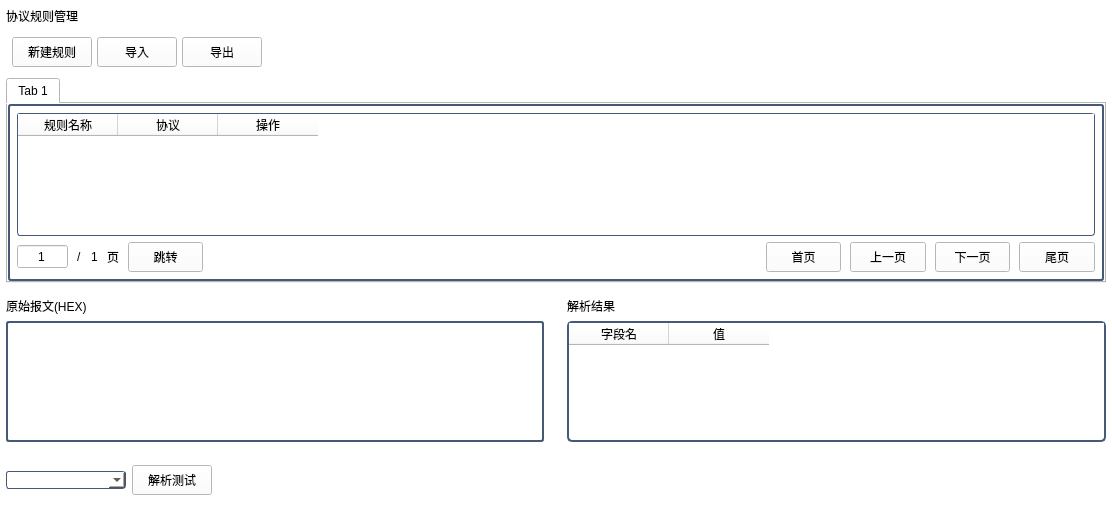
<?xml version="1.0" encoding="UTF-8"?>
<ui version="4.0">
 <class>wid_rulwindow</class>
 <widget class="QWidget" name="wid_rulwindow">
  <property name="geometry">
   <rect>
    <x>0</x>
    <y>0</y>
    <width>1112</width>
    <height>510</height>
   </rect>
  </property>
  <property name="windowTitle">
   <string>Form</string>
  </property>
  <property name="styleSheet">
   <string notr="true">background-color: rgb(255,255,255);</string>
  </property>
  <layout class="QGridLayout" name="gridLayout_2">
   <property name="leftMargin">
    <number>0</number>
   </property>
   <property name="topMargin">
    <number>0</number>
   </property>
   <property name="rightMargin">
    <number>0</number>
   </property>
   <property name="bottomMargin">
    <number>0</number>
   </property>
   <property name="spacing">
    <number>0</number>
   </property>
   <item row="0" column="0">
    <widget class="QWidget" name="wid_rul_2" native="true">
     <property name="styleSheet">
      <string notr="true">#wid_rul{
background-color: rgb(0,0,0);
border:1px solid rgb(70,90,120);
border-radius:2px;
}
</string>
     </property>
     <layout class="QGridLayout" name="gridLayout">
      <property name="leftMargin">
       <number>6</number>
      </property>
      <property name="topMargin">
       <number>6</number>
      </property>
      <property name="rightMargin">
       <number>6</number>
      </property>
      <property name="bottomMargin">
       <number>6</number>
      </property>
      <property name="spacing">
       <number>5</number>
      </property>
      <item row="3" column="0">
       <widget class="QWidget" name="wid_textEdit1" native="true">
        <property name="styleSheet">
         <string notr="true">background-color: rgb(255,255,255);</string>
        </property>
        <layout class="QGridLayout" name="gridLayout_10">
         <property name="leftMargin">
          <number>0</number>
         </property>
         <property name="rightMargin">
          <number>9</number>
         </property>
         <item row="0" column="0">
          <widget class="QLabel" name="label_3">
           <property name="styleSheet">
            <string notr="true">background-color: rgb(255,255,255);
color: rgb(0,0,0);
font: 75 11pt &quot;微软雅黑&quot;;</string>
           </property>
           <property name="text">
            <string>原始报文(HEX)</string>
           </property>
          </widget>
         </item>
         <item row="1" column="0">
          <widget class="QPlainTextEdit" name="plainTextEdit">
           <property name="styleSheet">
            <string notr="true">border:2px solid rgb(70,90,120);
color: rgb(146, 182, 202);
border-radius:3px;
font: 75 11pt &quot;微软雅黑&quot;;
background-color: rgb(255,255,255);</string>
           </property>
          </widget>
         </item>
        </layout>
       </widget>
      </item>
      <item row="4" column="0" colspan="2">
       <widget class="QWidget" name="widget_2" native="true">
        <layout class="QGridLayout" name="gridLayout_13">
         <property name="leftMargin">
          <number>0</number>
         </property>
         <property name="rightMargin">
          <number>0</number>
         </property>
         <item row="0" column="1">
          <widget class="QPushButton" name="pushButton">
           <property name="minimumSize">
            <size>
             <width>75</width>
             <height>30</height>
            </size>
           </property>
           <property name="styleSheet">
            <string notr="true">QPushButton{
border:1px solid rgb(70,90,120);
color: rgb(255, 255, 255);
border-radius:3px;
font: 75 11pt &quot;微软雅黑&quot;;
background-color: rgb(153,217,234);
}
QPushButton:hover{
color: rgb(25, 118, 210);
background-color: rgb(227, 236, 255);
};</string>
           </property>
           <property name="text">
            <string>解析测试</string>
           </property>
          </widget>
         </item>
         <item row="0" column="3">
          <spacer name="horizontalSpacer_4">
           <property name="orientation">
            <enum>Qt::Horizontal</enum>
           </property>
           <property name="sizeHint" stdset="0">
            <size>
             <width>598</width>
             <height>20</height>
            </size>
           </property>
          </spacer>
         </item>
         <item row="0" column="0">
          <widget class="QComboBox" name="comboBox_rulist">
           <property name="minimumSize">
            <size>
             <width>120</width>
             <height>0</height>
            </size>
           </property>
           <property name="styleSheet">
            <string notr="true">border:1px solid rgb(70,90,120);
color: rgb(0,0,0);
border-radius:3px;
font: 75 11pt &quot;微软雅黑&quot;;
background-color: rgb(255,255,255);</string>
           </property>
          </widget>
         </item>
        </layout>
       </widget>
      </item>
      <item row="3" column="1">
       <widget class="QWidget" name="wid_textEdit2" native="true">
        <property name="styleSheet">
         <string notr="true">background-color: rgb(255,255,255);</string>
        </property>
        <layout class="QGridLayout" name="gridLayout_11">
         <property name="rightMargin">
          <number>0</number>
         </property>
         <item row="0" column="0">
          <widget class="QLabel" name="label_4">
           <property name="styleSheet">
            <string notr="true">background-color: rgb(255,255,255);
color: rgb(0,0,0);
font: 75 11pt &quot;微软雅黑&quot;;</string>
           </property>
           <property name="text">
            <string>解析结果</string>
           </property>
          </widget>
         </item>
         <item row="1" column="0">
          <widget class="QTableWidget" name="tableWidget">
           <property name="styleSheet">
            <string notr="true">#tableWidget{
background-color: rgb(255,255,255);
border-left:2px solid rgb(70,90,120);
border-right:2px solid rgb(70,90,120);
border-bottom:2px solid rgb(70,90,120);
border-top:2px solid rgb(70,90,120);
border-radius:5px;
font: 75 11pt &quot;微软雅黑&quot;;
color: rgb(0,0,0);
gridline-color:rgb(70,90,120);
}
Qtablewidget::item{
border:1px solid rgb(70,90,120);
color: rgb(0,0,0);
background-color: rgb(255,255,255);
}</string>
           </property>
           <column>
            <property name="text">
             <string>字段名</string>
            </property>
           </column>
           <column>
            <property name="text">
             <string>值</string>
            </property>
           </column>
          </widget>
         </item>
        </layout>
       </widget>
      </item>
      <item row="0" column="0" colspan="2">
       <layout class="QGridLayout" name="gridLayout_7">
        <property name="spacing">
         <number>0</number>
        </property>
        <item row="0" column="0">
         <widget class="QLabel" name="label_2">
          <property name="styleSheet">
           <string notr="true">color: rgb(0, 0, 0);
font: 75 14pt &quot;微软雅黑&quot;;</string>
          </property>
          <property name="text">
           <string>协议规则管理</string>
          </property>
         </widget>
        </item>
        <item row="0" column="1">
         <spacer name="horizontalSpacer_2">
          <property name="orientation">
           <enum>Qt::Horizontal</enum>
          </property>
          <property name="sizeHint" stdset="0">
           <size>
            <width>40</width>
            <height>20</height>
           </size>
          </property>
         </spacer>
        </item>
       </layout>
      </item>
      <item row="1" column="0" colspan="2">
       <layout class="QGridLayout" name="gridLayout_9">
        <property name="leftMargin">
         <number>6</number>
        </property>
        <property name="topMargin">
         <number>6</number>
        </property>
        <property name="rightMargin">
         <number>6</number>
        </property>
        <property name="bottomMargin">
         <number>6</number>
        </property>
        <item row="0" column="2">
         <widget class="QPushButton" name="pbtn_export">
          <property name="minimumSize">
           <size>
            <width>55</width>
            <height>30</height>
           </size>
          </property>
          <property name="styleSheet">
           <string notr="true">QPushButton{
border:1px solid rgb(70,90,120);
color: rgb(146, 182, 202);
border-radius:3px;
font: 75 11pt &quot;微软雅黑&quot;;
background-color: rgb(255,255,255);
}
QPushButton:hover{
color: rgb(25, 118, 210);
background-color: rgb(227, 236, 255);
};</string>
          </property>
          <property name="text">
           <string>导出</string>
          </property>
         </widget>
        </item>
        <item row="0" column="1">
         <widget class="QPushButton" name="pbtn_inport">
          <property name="minimumSize">
           <size>
            <width>55</width>
            <height>30</height>
           </size>
          </property>
          <property name="styleSheet">
           <string notr="true">QPushButton{
border:1px solid rgb(70,90,120);
color: rgb(146, 182, 202);
border-radius:3px;
font: 75 11pt &quot;微软雅黑&quot;;
background-color: rgb(255,255,255);
}
QPushButton:hover{
color: rgb(25, 118, 210);
background-color: rgb(227, 236, 255);
};</string>
          </property>
          <property name="text">
           <string>导入</string>
          </property>
         </widget>
        </item>
        <item row="0" column="0">
         <widget class="QPushButton" name="pbtn_newrul">
          <property name="minimumSize">
           <size>
            <width>75</width>
            <height>30</height>
           </size>
          </property>
          <property name="styleSheet">
           <string notr="true">QPushButton{
border:1px solid rgb(70,90,120);
color: rgb(255, 255, 255);
border-radius:3px;
font: 75 11pt &quot;微软雅黑&quot;;
background-color: rgb(153,217,234);
}
QPushButton:hover{
color: rgb(25, 118, 210);
background-color: rgb(227, 236, 255);
};</string>
          </property>
          <property name="text">
           <string>新建规则</string>
          </property>
         </widget>
        </item>
        <item row="0" column="4">
         <spacer name="horizontalSpacer_3">
          <property name="orientation">
           <enum>Qt::Horizontal</enum>
          </property>
          <property name="sizeHint" stdset="0">
           <size>
            <width>40</width>
            <height>20</height>
           </size>
          </property>
         </spacer>
        </item>
       </layout>
      </item>
      <item row="2" column="0" colspan="2">
       <widget class="QTabWidget" name="tabWidget">
        <property name="styleSheet">
         <string notr="true"/>
        </property>
        <widget class="QWidget" name="tab">
         <property name="styleSheet">
          <string notr="true">#tab{
border:2px solid rgb(70,90,120);
border-radius:3px;
background-color: rgb(255, 255, 255);
}
</string>
         </property>
         <attribute name="title">
          <string>Tab 1</string>
         </attribute>
         <layout class="QGridLayout" name="gridLayout_3">
          <property name="leftMargin">
           <number>9</number>
          </property>
          <property name="topMargin">
           <number>9</number>
          </property>
          <property name="rightMargin">
           <number>9</number>
          </property>
          <property name="bottomMargin">
           <number>9</number>
          </property>
          <property name="horizontalSpacing">
           <number>9</number>
          </property>
          <item row="0" column="0" colspan="10">
           <widget class="QTableWidget" name="tabwid_rul">
            <property name="styleSheet">
             <string notr="true">#tabwid_rul{
background-color: rgb(255,255,255);
border:1px solid rgb(70,90,120);
border-radius:3px;
color: rgb(255, 255, 255);
font: 75 11pt &quot;微软雅黑&quot;;
gridline-color:rgb(70,90,120);
}
Qtablewidget::item{
border:1px solid rgb(70,90,120);
}</string>
            </property>
            <column>
             <property name="text">
              <string>规则名称</string>
             </property>
            </column>
            <column>
             <property name="text">
              <string>协议</string>
             </property>
            </column>
            <column>
             <property name="text">
              <string>操作</string>
             </property>
            </column>
           </widget>
          </item>
          <item row="1" column="0">
           <widget class="QSpinBox" name="label_currentpage">
            <property name="maximumSize">
             <size>
              <width>70</width>
              <height>25</height>
             </size>
            </property>
            <property name="alignment">
             <set>Qt::AlignCenter</set>
            </property>
            <property name="buttonSymbols">
             <enum>QAbstractSpinBox::NoButtons</enum>
            </property>
            <property name="minimum">
             <number>1</number>
            </property>
            <property name="maximum">
             <number>100000</number>
            </property>
           </widget>
          </item>
          <item row="1" column="1">
           <widget class="QLabel" name="label_8">
            <property name="styleSheet">
             <string notr="true">color: rgb(0,0,0);
font: 75 14pt &quot;微软雅黑&quot;;
background-color: rgb(255,255,255);</string>
            </property>
            <property name="text">
             <string>/</string>
            </property>
           </widget>
          </item>
          <item row="1" column="2">
           <widget class="QLabel" name="label_totalpage">
            <property name="styleSheet">
             <string notr="true">color: rgb(0,0,0);
font: 75 14pt &quot;微软雅黑&quot;;
background-color: rgb(255,255,255);</string>
            </property>
            <property name="text">
             <string>1</string>
            </property>
           </widget>
          </item>
          <item row="1" column="3">
           <widget class="QLabel" name="label_5">
            <property name="styleSheet">
             <string notr="true">color: rgb(0,0,0);
font: 75 14pt &quot;微软雅黑&quot;;
background-color: rgb(255,255,255);</string>
            </property>
            <property name="text">
             <string>页</string>
            </property>
           </widget>
          </item>
          <item row="1" column="4">
           <widget class="QPushButton" name="pbtn_turn">
            <property name="minimumSize">
             <size>
              <width>75</width>
              <height>30</height>
             </size>
            </property>
            <property name="styleSheet">
             <string notr="true">QPushButton{
border:1px solid rgb(70,90,120);
color: rgb(255, 255, 255);
border-radius:3px;
font: 75 11pt &quot;微软雅黑&quot;;
background-color: rgb(153,217,234);
}
QPushButton:hover{
color: rgb(25, 118, 210);
background-color: rgb(227, 236, 255);
};</string>
            </property>
            <property name="text">
             <string>跳转</string>
            </property>
           </widget>
          </item>
          <item row="1" column="5">
           <spacer name="horizontalSpacer_5">
            <property name="orientation">
             <enum>Qt::Horizontal</enum>
            </property>
            <property name="sizeHint" stdset="0">
             <size>
              <width>549</width>
              <height>20</height>
             </size>
            </property>
           </spacer>
          </item>
          <item row="1" column="6">
           <widget class="QPushButton" name="pbtn_rulFirst">
            <property name="minimumSize">
             <size>
              <width>75</width>
              <height>30</height>
             </size>
            </property>
            <property name="styleSheet">
             <string notr="true">QPushButton{
border:1px solid rgb(70,90,120);
color: rgb(255, 255, 255);
border-radius:3px;
font: 75 11pt &quot;微软雅黑&quot;;
background-color: rgb(153,217,234);
}
QPushButton:hover{
color: rgb(25, 118, 210);
background-color: rgb(227, 236, 255);
};</string>
            </property>
            <property name="text">
             <string>首页</string>
            </property>
           </widget>
          </item>
          <item row="1" column="7">
           <widget class="QPushButton" name="pbtn_rulUp">
            <property name="minimumSize">
             <size>
              <width>75</width>
              <height>30</height>
             </size>
            </property>
            <property name="styleSheet">
             <string notr="true">QPushButton{
border:1px solid rgb(70,90,120);
color: rgb(255, 255, 255);
border-radius:3px;
font: 75 11pt &quot;微软雅黑&quot;;
background-color: rgb(153,217,234);
}
QPushButton:hover{
color: rgb(25, 118, 210);
background-color: rgb(227, 236, 255);
};</string>
            </property>
            <property name="text">
             <string>上一页</string>
            </property>
           </widget>
          </item>
          <item row="1" column="8">
           <widget class="QPushButton" name="pbtn_rulDown">
            <property name="minimumSize">
             <size>
              <width>75</width>
              <height>30</height>
             </size>
            </property>
            <property name="styleSheet">
             <string notr="true">QPushButton{
border:1px solid rgb(70,90,120);
color: rgb(255, 255, 255);
border-radius:3px;
font: 75 11pt &quot;微软雅黑&quot;;
background-color: rgb(153,217,234);
}
QPushButton:hover{
color: rgb(25, 118, 210);
background-color: rgb(227, 236, 255);
};</string>
            </property>
            <property name="text">
             <string>下一页</string>
            </property>
           </widget>
          </item>
          <item row="1" column="9">
           <widget class="QPushButton" name="pbtn_rulend">
            <property name="minimumSize">
             <size>
              <width>75</width>
              <height>30</height>
             </size>
            </property>
            <property name="styleSheet">
             <string notr="true">QPushButton{
border:1px solid rgb(70,90,120);
color: rgb(255, 255, 255);
border-radius:3px;
font: 75 11pt &quot;微软雅黑&quot;;
background-color: rgb(153,217,234);
}
QPushButton:hover{
color: rgb(25, 118, 210);
background-color: rgb(227, 236, 255);
};</string>
            </property>
            <property name="text">
             <string>尾页</string>
            </property>
           </widget>
          </item>
         </layout>
        </widget>
       </widget>
      </item>
     </layout>
    </widget>
   </item>
  </layout>
 </widget>
 <resources/>
 <connections/>
</ui>
